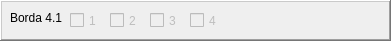
      <widget class="QFrame" name="frame_15">
       <property name="geometry">
        <rect>
         <x>458</x>
         <y>200</y>
         <width>391</width>
         <height>41</height>
        </rect>
       </property>
       <property name="frameShape">
        <enum>QFrame::WinPanel</enum>
       </property>
       <property name="frameShadow">
        <enum>QFrame::Raised</enum>
       </property>
       <widget class="QCheckBox" name="cb411">
        <property name="enabled">
         <bool>false</bool>
        </property>
        <property name="geometry">
         <rect>
          <x>70</x>
          <y>10</y>
          <width>41</width>
          <height>21</height>
         </rect>
        </property>
        <property name="text">
         <string>1</string>
        </property>
       </widget>
       <widget class="QCheckBox" name="cb412">
        <property name="enabled">
         <bool>false</bool>
        </property>
        <property name="geometry">
         <rect>
          <x>110</x>
          <y>10</y>
          <width>41</width>
          <height>21</height>
         </rect>
        </property>
        <property name="text">
         <string>2</string>
        </property>
       </widget>
       <widget class="QLabel" name="label_18">
        <property name="geometry">
         <rect>
          <x>10</x>
          <y>10</y>
          <width>58</width>
          <height>16</height>
         </rect>
        </property>
        <property name="text">
         <string>Borda 4.1</string>
        </property>
       </widget>
       <widget class="QCheckBox" name="cb413">
        <property name="enabled">
         <bool>false</bool>
        </property>
        <property name="geometry">
         <rect>
          <x>150</x>
          <y>10</y>
          <width>41</width>
          <height>21</height>
         </rect>
        </property>
        <property name="text">
         <string>3</string>
        </property>
       </widget>
       <widget class="QCheckBox" name="cb414">
        <property name="enabled">
         <bool>false</bool>
        </property>
        <property name="geometry">
         <rect>
          <x>190</x>
          <y>10</y>
          <width>41</width>
          <height>21</height>
         </rect>
        </property>
        <property name="text">
         <string>4</string>
        </property>
       </widget>
       <widget class="QFrame" name="frame_16">
        <property name="geometry">
         <rect>
          <x>460</x>
          <y>0</y>
          <width>391</width>
          <height>41</height>
         </rect>
        </property>
        <property name="frameShape">
         <enum>QFrame::WinPanel</enum>
        </property>
        <property name="frameShadow">
         <enum>QFrame::Raised</enum>
        </property>
        <widget class="QCheckBox" name="checkBox_105">
         <property name="geometry">
          <rect>
           <x>70</x>
           <y>10</y>
           <width>41</width>
           <height>21</height>
          </rect>
         </property>
         <property name="text">
          <string>1</string>
         </property>
        </widget>
        <widget class="QCheckBox" name="checkBox_106">
         <property name="geometry">
          <rect>
           <x>110</x>
           <y>10</y>
           <width>41</width>
           <height>21</height>
          </rect>
         </property>
         <property name="text">
          <string>2</string>
         </property>
        </widget>
        <widget class="QLabel" name="label_19">
         <property name="geometry">
          <rect>
           <x>10</x>
           <y>10</y>
           <width>58</width>
           <height>16</height>
          </rect>
         </property>
         <property name="text">
          <string>Borda 1.1</string>
         </property>
        </widget>
        <widget class="QCheckBox" name="checkBox_107">
         <property name="geometry">
          <rect>
           <x>150</x>
           <y>10</y>
           <width>41</width>
           <height>21</height>
          </rect>
         </property>
         <property name="text">
          <string>3</string>
         </property>
        </widget>
        <widget class="QCheckBox" name="checkBox_108">
         <property name="geometry">
          <rect>
           <x>190</x>
           <y>10</y>
           <width>41</width>
           <height>21</height>
          </rect>
         </property>
         <property name="text">
          <string>4</string>
         </property>
        </widget>
        <widget class="QCheckBox" name="checkBox_109">
         <property name="geometry">
          <rect>
           <x>230</x>
           <y>10</y>
           <width>41</width>
           <height>21</height>
          </rect>
         </property>
         <property name="text">
          <string>5</string>
         </property>
        </widget>
        <widget class="QCheckBox" name="checkBox_110">
         <property name="geometry">
          <rect>
           <x>270</x>
           <y>10</y>
           <width>41</width>
           <height>21</height>
          </rect>
         </property>
         <property name="text">
          <string>6</string>
         </property>
        </widget>
        <widget class="QCheckBox" name="checkBox_111">
         <property name="geometry">
          <rect>
           <x>310</x>
           <y>10</y>
           <width>41</width>
           <height>21</height>
          </rect>
         </property>
         <property name="text">
          <string>7</string>
         </property>
        </widget>
        <widget class="QCheckBox" name="checkBox_112">
         <property name="geometry">
          <rect>
           <x>350</x>
           <y>10</y>
           <width>41</width>
           <height>21</height>
          </rect>
         </property>
         <property name="text">
          <string>8</string>
         </property>
        </widget>
       </widget>
      </widget>
